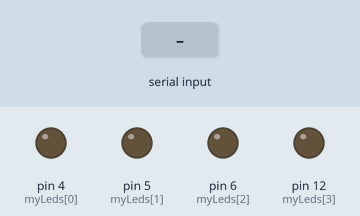
Recording of a sketch running on a simulated Arduino Uno, built with avr-gcc and run on an emulated ATmega328P. On the bench: output pins drawn as LEDs (lit = HIGH). The inputs (shaded band) are chosen by the test bench.

Above: at 1.2 s.
1.3 s: byte 30 received over Serial
At 1.9 s:
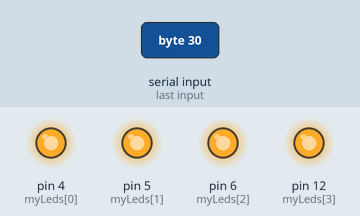
Timing chart, 0 to 4.3 s (numbered marks = the images above; inputs shaded):
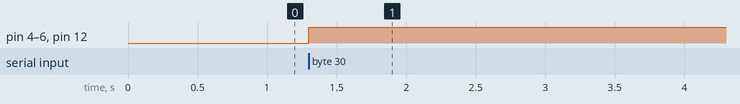

The sketch:

sketch_prog_finale.ino
```cpp
#include <SoftwareSerial.h>
const int ledPin =  12;
int ledState = LOW;

//I use digital pin to communicate with bluetooth.
//In this way Arduino can recive Data also from Computer.
SoftwareSerial mySerial(10, 11); // RX, TX
int myLeds[] = {4, 5, 6, 12};

void setup() {
  mySerial.begin(9600);
  Serial.begin(9600);
  pinMode(12, OUTPUT);
  pinMode(5, OUTPUT);
  pinMode(6, OUTPUT);
  pinMode(4, OUTPUT);
}

void loop()
{
    //Data From PC (Processing)
    if (Serial.available())
    {
      //Get task from Serial
      int currentLifes = Serial.read();
      for(int i=0; i<4; i++){
        if(i<currentLifes){
          //accendi
          digitalWrite(myLeds[i], HIGH);
        } else {
          //spegni
          digitalWrite(myLeds[i], LOW);
        }
      }


     }

  //Data from Bluetooth
   while (mySerial.available() > 0) {
     int mNumber = mySerial.read();
     Serial.write(mNumber);
     //Serial.println(mNumber);
   }
}
```

Measured:
- after the input at 1.3 s, pin 4 (myLeds[0]), pin 5 (myLeds[1]), pin 6 (myLeds[2]), pin 12 (myLeds[3]): LOW → HIGH at once
